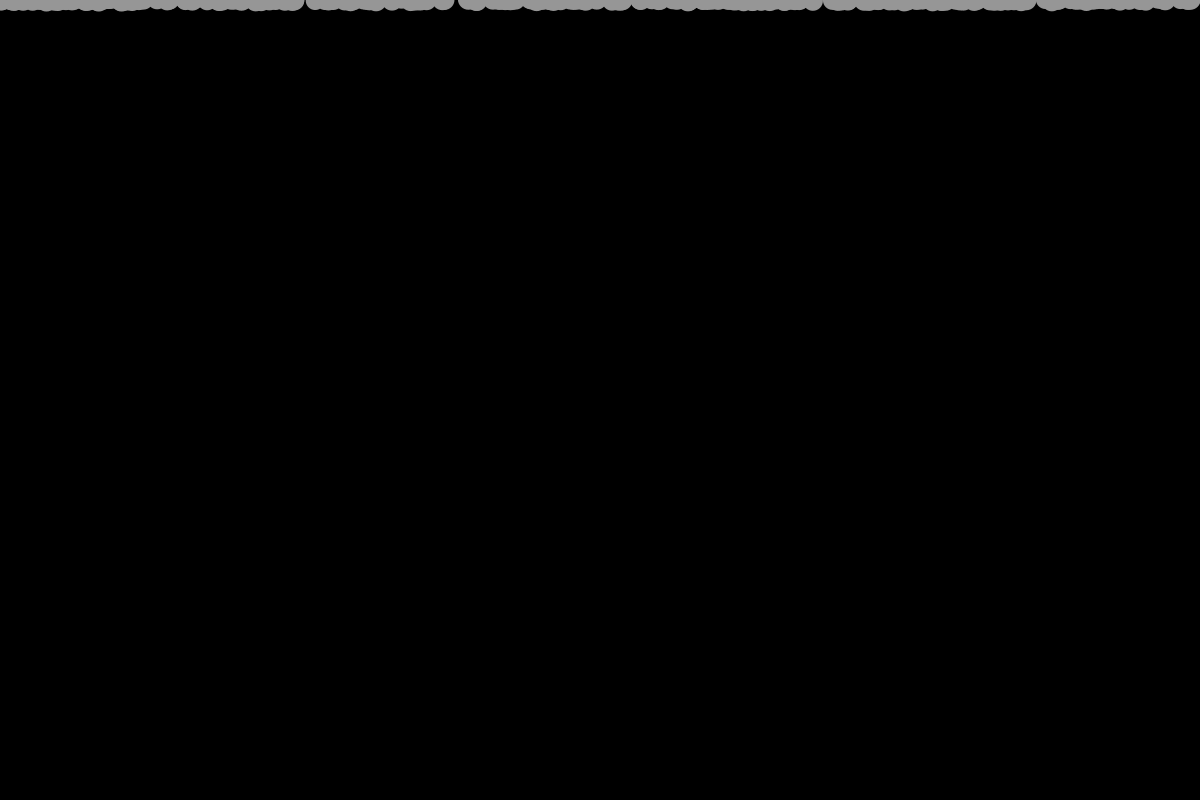
Frame 1 (no input)
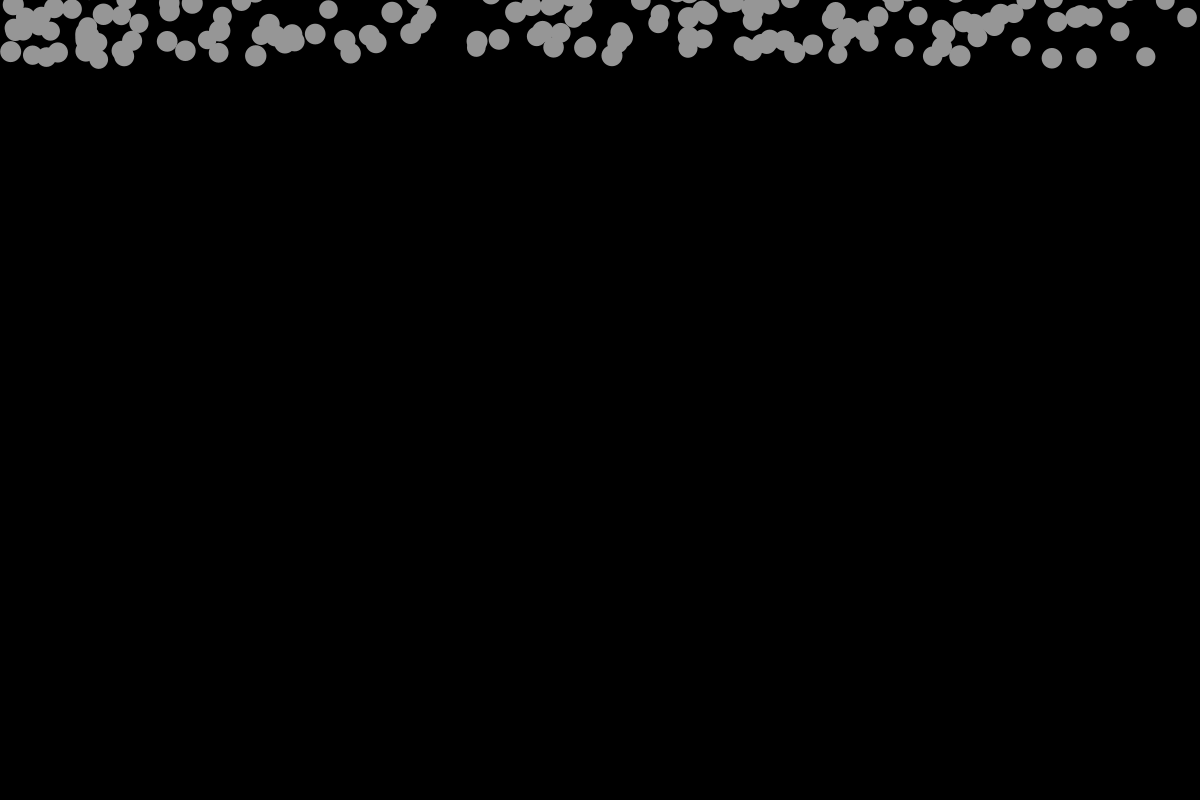
Frame 60 (the mouse pressed at the canvas centre just before this capture)
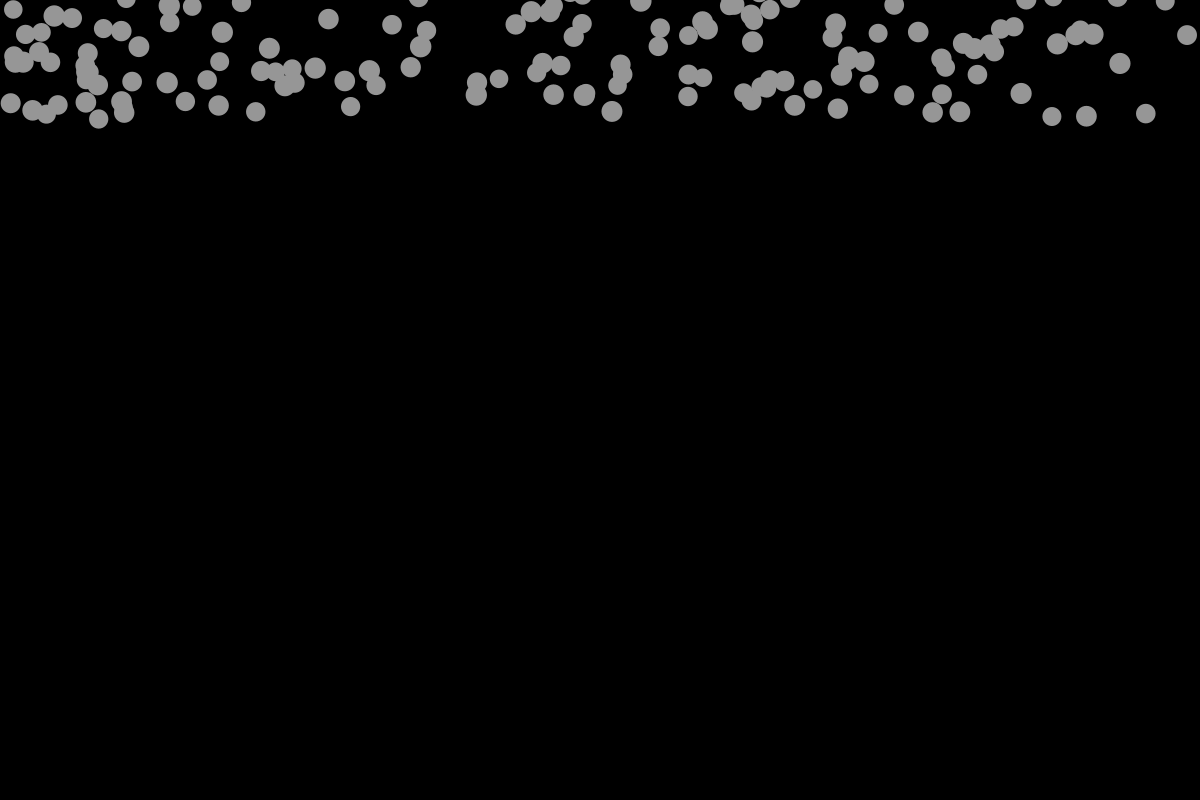
Frame 120 (the mouse held since frame 60 and released just before this capture)

The Processing sketch that drew these frames (run headless with seeded random() and noise(); from frame 60 on, the mouse is pressed at the canvas centre):

// Processing sketch: raindropGameCode
// ── raindropGameCode.pde
int quantity = 300;
PVector mouse;   //declare a P
Raindrop[] r = new Raindrop[quantity];      //declare a new Raindrop called r

// On your own, create an array of Raindrop objects instead of just one
// Use the array instead of the single object
// You can start out by just using the single Raindrop as you test


void setup() {
  size(1200, 800);
  mouse = new PVector();                //initialize mouse PVector. value is irrelevant since it will be set at the start of void draw(){}
  for (int i = 0; i < quantity; i++) {
    r[i] = new Raindrop(random(width), 0);   //Initialize r. The parameters used are the initial x and y positions
  }
}

void draw() {
  mouse.set(mouseX, mouseY);             //set value of mouse as mouseX,mouseY
  background(0);

  for (int i = 0; i < quantity; i++) {
    r[i].fall();         //make the raindrop fall. It should accelerate as if pulled towards the ground by earth's gravity
    r[i].display();      //display the raindrop
    if (r[i].isInContactWith(mouse)) {      //check to see if the raindrop is in contact with the point represented by the PVector called mouse
      r[i].reset();                         //if it is, reset the raindrop
    }
    if (r[i].loc.y > height + r[i].diam/2) {     //check to see if the raindrop goes below the bottom of the screen
      r[i].reset();                           //if it does, reset the raindrop
    }
  }
}
// ── Raindrop.pde
class Raindrop {
  float diam;
  PVector loc, velka, accel;

  Raindrop(float x, float y) {
    noStroke();
    smooth();
    fill(150);

    loc = new PVector(x, y);
    velka = new PVector(0, random(-1, 1));
    accel = new PVector(0, random(-.5, .5));
  }

  void fall() {
    loc.add(velka);
    accel.add(accel);
  }

  void display() {
    diam = 20 + random(-1.5, 1.5);
    ellipse(loc.x, loc.y, diam, diam);
  }

  boolean isInContactWith(PVector con) {
    if (loc.dist(con) < diam/2) {
      return true;
    } else {
      return false;
    }
  }

  void reset() {
    loc.set(random(width), 0);
  }
}
// ── glitterSoulsIII.pde
/********************************************************************
  ____,  ___      ___  ,_____, ,_____, _____,  ,____
 /        |        |      |       |     |       |   \
 |   ___  |        |      |       |     |__,    |___/
 |    |   |        |      |       |     |       |  \
 \____/   l____i  _|_     |       |    _l___,  _|   \_
 
  ___,     ____   ___  ___  ___       ___,          ___   ___   ___
 /        /    \   |    |    |       /               |     |     |
 \____    |    |   |    |    |       \____           |     |     |
      \   |    |   |    |    |            \          |     |     |
 l____/   \____/   \____/    l____i  l____/         _|_   _|_   _|_
 
*********************************************************************/
